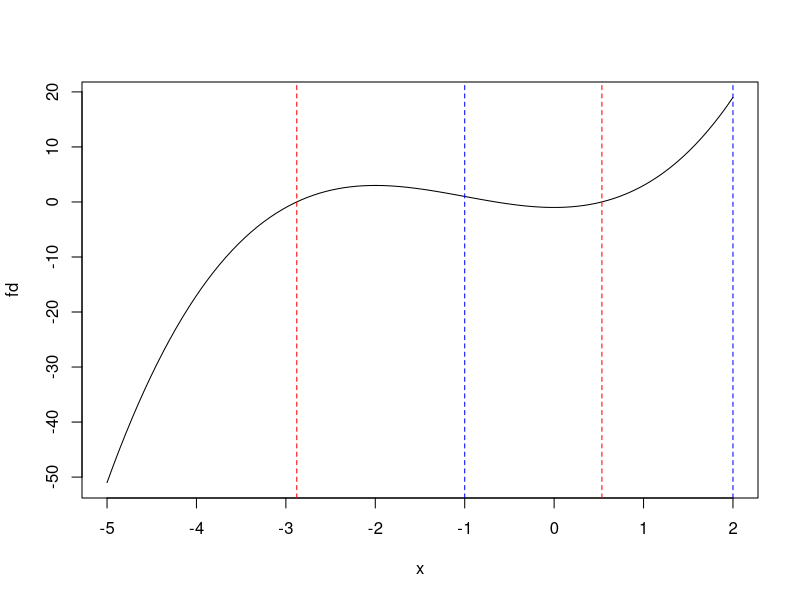

R code for this plot:
# 최적화

g_desc = function(fp,x,h=1e-2, tol = 1e-4, m=1e3){
  iter = 0
  oldx = x
  x = x -h*fp(x) # initial gradient만큼 이동
  while (abs(x-oldx)>tol){
    iter = iter +1
    if (iter > m) stop("max iteration")
    oldx = x
    x = x -h*fp(x) # 부호가 +라면 gradient ascent
  }
  return (x)
}


f <-readline(prompt="Function? ") # 수식입력
f = parse(text = f) # 수식을 expression으로
fd = D(f,'x') #text형태로 된 수식 미분0

fd = function(x) 0.25 * (4 * x^3) + 3 * x^2 - 1
# 미분식을 활용 function으로 다시 만듬

Res = g_desc(fd,-1)
plot(fd,-5,2)
abline(v=c(-1), lty =2, col ="blue")
abline(v=c(Res), lty =2, col ="red")

res = g_desc(fd,2)
abline(v=c(2), lty =2, col ="blue")
abline(v=c(res), lty =2, col ="red")


print("--------------------")


# f = function(x) 0.25*x^4+x^3-x-1
# plot(f,main="f(x) = 0.25*x^4+x^3-x-1",xlim =c(-5,2),ylim = c(-5,5))
# abline(v=c(-1), lty =2, col ="blue")
# abline(v=c(Res), lty =2, col ="red")
# 
# res = g_desc(fd,2)
# abline(v=c(2), lty =2, col ="blue")
# abline(v=c(res), lty =2, col ="red")
